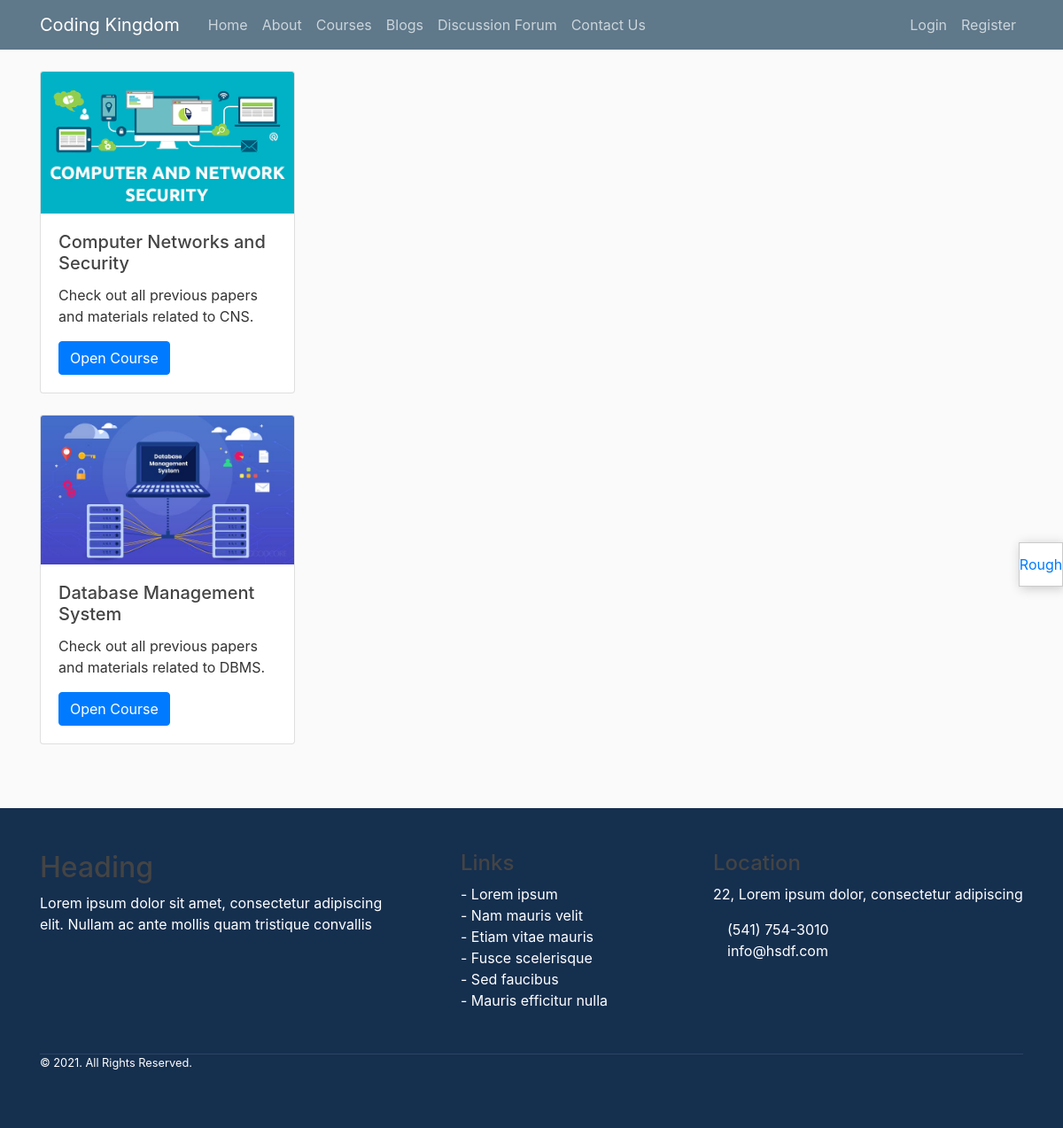
/KL-Hub/, run on the app's committed database.
### blog/models.py (models this page shows, shortened)
class Courses(models.Model):
    courseName=models.CharField(max_length=200)
    image=models.ImageField(default='default.jpg')
    content=models.TextField(default='Content to be displayed')

### blog/views.py (the view)
# urls.py: path('KL-Hub/', KLHub.as_view(), name='klu'),
class KLHub(ListView):
    model=Courses
    template_name = 'blog/kl.html'
    context_object_name = 'courses'

### blog/templates/blog/kl.html
{% extends "blog/base.html" %}
{% block content %}
 {% load static %}
{% for r in courses %}
<div class="card" style="width: 18rem;">
  <img class="card-img-top" src="{{r.image.url}}" alt="Card image cap">
  <div class="card-body">
    <h5 class="card-title">{{r.courseName}}</h5>
    <p class="card-text">{{r.content}}</p>
<a href="#" class="btn btn-primary" >Open Course</a>
  </div>
</div>
<br>
{% endfor %}
{% endblock content %}

### blog/static/blog/main.css (style rules this page uses)
body { background: #fafafa; color: #333333; margin-top: 5rem; }
h1, h2, h3, h4, h5, h6 { color: #444444; }

### data on the page
Courses: image (picture), courseName "Computer Networks and Security", content "Check out all previous papers and materials related to CNS."
Courses: image (picture), courseName "Database Management System", content "Check out all previous papers and materials related to DBMS."
